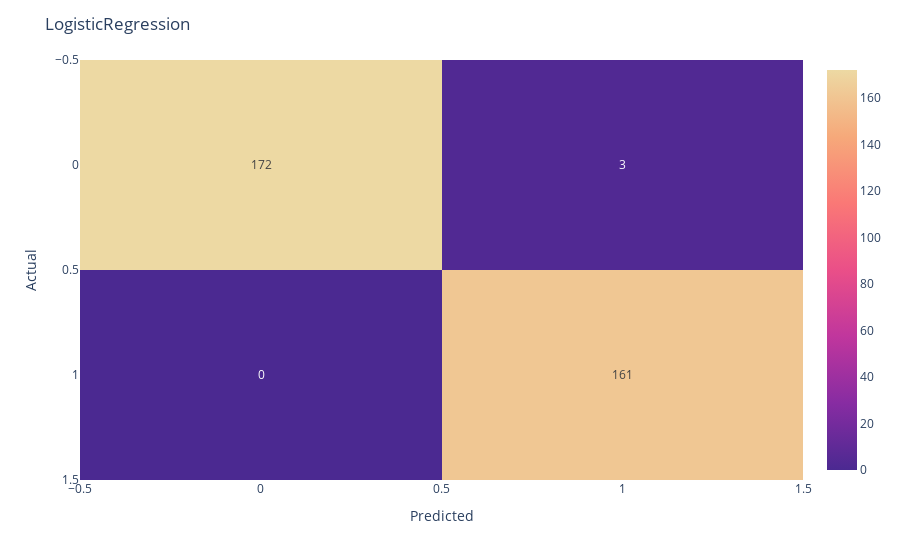
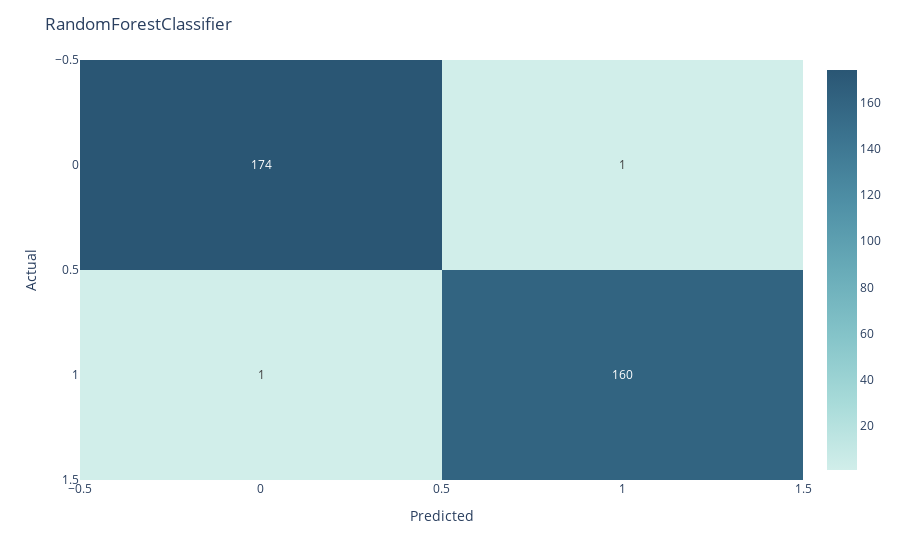
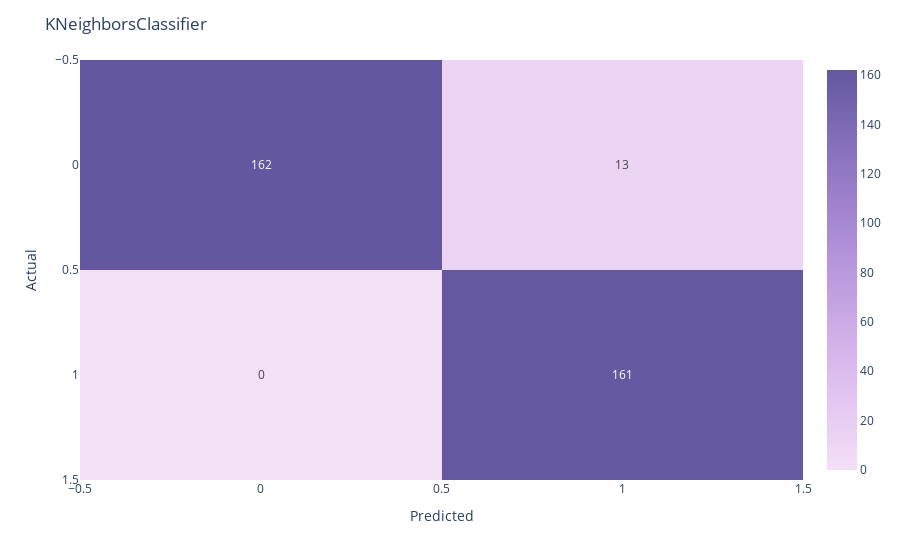
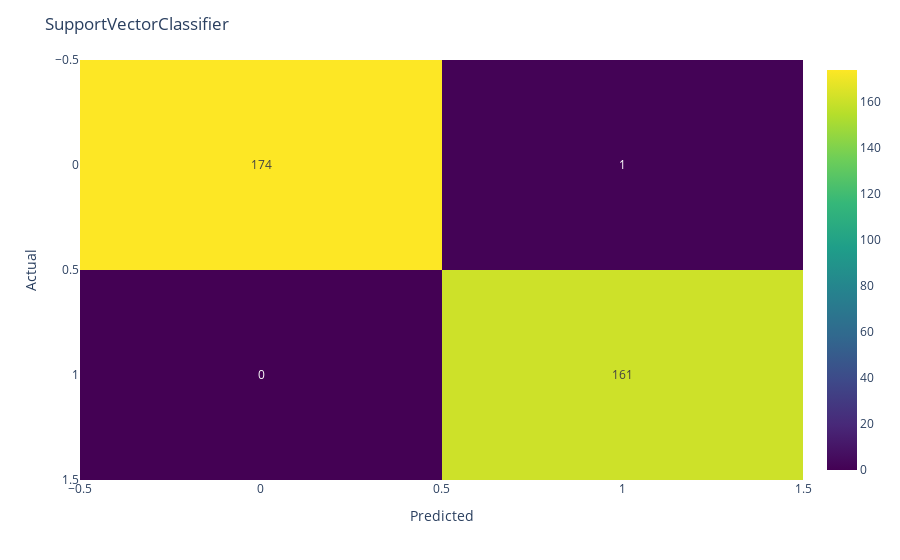

The cell these charts' notebook holds for them, in order:
### Code cell
color_scales = ["agsunset","teal","purp","viridis","ice"]
for i in range(0,len(est_conf_matrix)):
    heatmap = px.imshow(est_conf_matrix[i],aspect="auto",
                        text_auto=True,
                        color_continuous_scale=color_scales[i])
    heatmap.update_layout(title = est_name[i])
    heatmap.update_xaxes(title="Predicted")
    heatmap.update_yaxes(title="Actual")
    heatmap.show()

### Figure 1 — Plotly figure (JSON) as saved in the notebook; plotly's stock layout.template omitted (floating-point values rounded to 4 significant figures)
{"data": [{"coloraxis": "coloraxis", "hovertemplate": "x: %{x}<br>y: %{y}<br>color: %{z}<extra></extra>", "name": "0", "texttemplate": "%{z}", "type": "heatmap", "xaxis": "x", "yaxis": "y", "z": [[172, 3], [0, 161]]}], "layout": {"coloraxis": {"colorscale": [[0, "rgb(75, 41, 145)"], [0.1667, "rgb(135, 44, 162)"], [0.3333, "rgb(192, 54, 157)"], [0.5, "rgb(234, 79, 136)"], [0.6667, "rgb(250, 120, 118)"], [0.8333, "rgb(246, 169, 122)"], [1, "rgb(237, 217, 163)"]]}, "margin": {"t": 60}, "title": {"text": "LogisticRegression"}, "xaxis": {"anchor": "y", "domain": [0, 1], "title": {"text": "Predicted"}}, "yaxis": {"anchor": "x", "autorange": "reversed", "domain": [0, 1], "title": {"text": "Actual"}}}}

### Figure 2 — Plotly figure (JSON) as saved in the notebook; plotly's stock layout.template omitted (floating-point values rounded to 4 significant figures)
{"data": [{"coloraxis": "coloraxis", "hovertemplate": "x: %{x}<br>y: %{y}<br>color: %{z}<extra></extra>", "name": "0", "texttemplate": "%{z}", "type": "heatmap", "xaxis": "x", "yaxis": "y", "z": [[174, 1], [1, 160]]}], "layout": {"coloraxis": {"colorscale": [[0, "rgb(209, 238, 234)"], [0.1667, "rgb(168, 219, 217)"], [0.3333, "rgb(133, 196, 201)"], [0.5, "rgb(104, 171, 184)"], [0.6667, "rgb(79, 144, 166)"], [0.8333, "rgb(59, 115, 143)"], [1, "rgb(42, 86, 116)"]]}, "margin": {"t": 60}, "title": {"text": "RandomForestClassifier "}, "xaxis": {"anchor": "y", "domain": [0, 1], "title": {"text": "Predicted"}}, "yaxis": {"anchor": "x", "autorange": "reversed", "domain": [0, 1], "title": {"text": "Actual"}}}}

### Figure 3 — Plotly figure (JSON) as saved in the notebook; plotly's stock layout.template omitted (floating-point values rounded to 4 significant figures)
{"data": [{"coloraxis": "coloraxis", "hovertemplate": "x: %{x}<br>y: %{y}<br>color: %{z}<extra></extra>", "name": "0", "texttemplate": "%{z}", "type": "heatmap", "xaxis": "x", "yaxis": "y", "z": [[162, 13], [0, 161]]}], "layout": {"coloraxis": {"colorscale": [[0, "rgb(243, 224, 247)"], [0.1667, "rgb(228, 199, 241)"], [0.3333, "rgb(209, 175, 232)"], [0.5, "rgb(185, 152, 221)"], [0.6667, "rgb(159, 130, 206)"], [0.8333, "rgb(130, 109, 186)"], [1, "rgb(99, 88, 159)"]]}, "margin": {"t": 60}, "title": {"text": "KNeighborsClassifier"}, "xaxis": {"anchor": "y", "domain": [0, 1], "title": {"text": "Predicted"}}, "yaxis": {"anchor": "x", "autorange": "reversed", "domain": [0, 1], "title": {"text": "Actual"}}}}

### Figure 4 — Plotly figure (JSON) as saved in the notebook; plotly's stock layout.template omitted (floating-point values rounded to 4 significant figures)
{"data": [{"coloraxis": "coloraxis", "hovertemplate": "x: %{x}<br>y: %{y}<br>color: %{z}<extra></extra>", "name": "0", "texttemplate": "%{z}", "type": "heatmap", "xaxis": "x", "yaxis": "y", "z": [[174, 1], [0, 161]]}], "layout": {"coloraxis": {"colorscale": [[0, "#440154"], [0.1111, "#482878"], [0.2222, "#3e4989"], [0.3333, "#31688e"], [0.4444, "#26828e"], [0.5556, "#1f9e89"], [0.6667, "#35b779"], [0.7778, "#6ece58"], [0.8889, "#b5de2b"], [1, "#fde725"]]}, "margin": {"t": 60}, "title": {"text": "SupportVectorClassifier"}, "xaxis": {"anchor": "y", "domain": [0, 1], "title": {"text": "Predicted"}}, "yaxis": {"anchor": "x", "autorange": "reversed", "domain": [0, 1], "title": {"text": "Actual"}}}}
